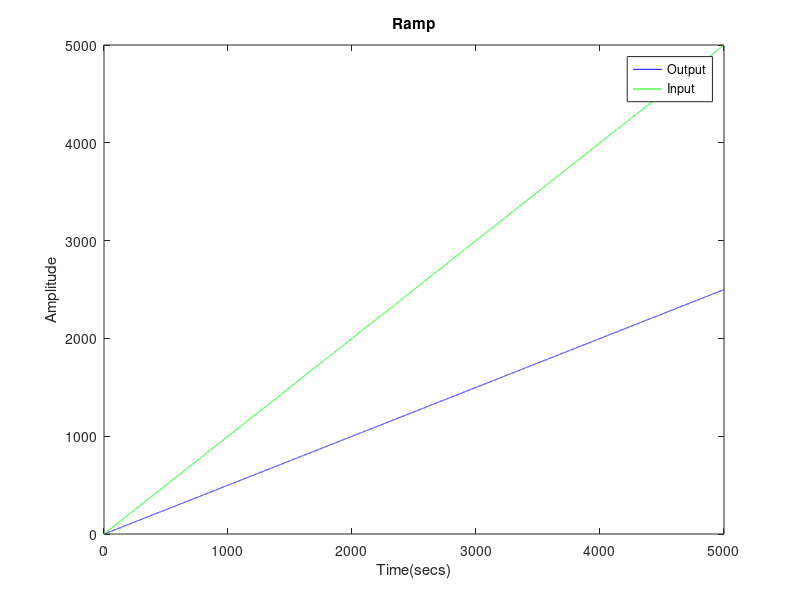

MATLAB code to generate this figure:
s = tf('s');
G = (1)/((s+1)*(3*s+1));
sys_cl = feedback(G,1);
t = 0:0.1:5000;
u = t;
[y,t,x] = lsim(sys_cl,u,t);
plot(t,y,'b',t,u,'g')
xlabel('Time(secs)')
ylabel('Amplitude')
title('Ramp')
legend('Output','Input')
